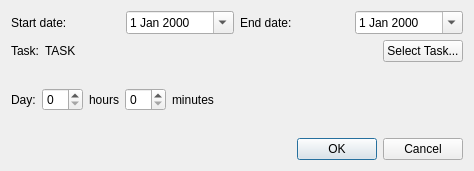
<?xml version="1.0" encoding="UTF-8"?>
<ui version="4.0">
 <class>EnterVacationDialog</class>
 <widget class="QDialog" name="EnterVacationDialog">
  <property name="geometry">
   <rect>
    <x>0</x>
    <y>0</y>
    <width>474</width>
    <height>171</height>
   </rect>
  </property>
  <property name="windowTitle">
   <string>Dialog</string>
  </property>
  <layout class="QVBoxLayout" name="verticalLayout">
   <item>
    <layout class="QHBoxLayout" name="horizontalLayout_3">
     <item>
      <widget class="QLabel" name="label_3">
       <property name="text">
        <string>Start date:</string>
       </property>
      </widget>
     </item>
     <item>
      <widget class="QDateEdit" name="startDate">
       <property name="calendarPopup">
        <bool>true</bool>
       </property>
      </widget>
     </item>
     <item>
      <widget class="QLabel" name="label_4">
       <property name="text">
        <string>End date:</string>
       </property>
      </widget>
     </item>
     <item>
      <widget class="QDateEdit" name="endDate">
       <property name="calendarPopup">
        <bool>true</bool>
       </property>
      </widget>
     </item>
    </layout>
   </item>
   <item>
    <layout class="QHBoxLayout" name="horizontalLayout">
     <item>
      <widget class="QLabel" name="label_6">
       <property name="text">
        <string>Task:</string>
       </property>
      </widget>
     </item>
     <item>
      <widget class="QLabel" name="taskLabel">
       <property name="text">
        <string>TASK</string>
       </property>
      </widget>
     </item>
     <item>
      <spacer name="horizontalSpacer">
       <property name="orientation">
        <enum>Qt::Horizontal</enum>
       </property>
       <property name="sizeHint" stdset="0">
        <size>
         <width>40</width>
         <height>20</height>
        </size>
       </property>
      </spacer>
     </item>
     <item>
      <widget class="QPushButton" name="selectTaskButton">
       <property name="text">
        <string>Select Task...</string>
       </property>
      </widget>
     </item>
    </layout>
   </item>
   <item>
    <layout class="QHBoxLayout" name="horizontalLayout_2">
     <item>
      <widget class="QLabel" name="label_5">
       <property name="text">
        <string>Day:</string>
       </property>
      </widget>
     </item>
     <item>
      <widget class="QSpinBox" name="hoursSpinBox">
       <property name="maximum">
        <number>24</number>
       </property>
      </widget>
     </item>
     <item>
      <widget class="QLabel" name="label">
       <property name="text">
        <string>hours</string>
       </property>
      </widget>
     </item>
     <item>
      <widget class="QSpinBox" name="minutesSpinBox">
       <property name="maximum">
        <number>59</number>
       </property>
       <property name="singleStep">
        <number>10</number>
       </property>
      </widget>
     </item>
     <item>
      <widget class="QLabel" name="label_2">
       <property name="text">
        <string>minutes</string>
       </property>
      </widget>
     </item>
     <item>
      <spacer name="horizontalSpacer_2">
       <property name="orientation">
        <enum>Qt::Horizontal</enum>
       </property>
       <property name="sizeHint" stdset="0">
        <size>
         <width>40</width>
         <height>20</height>
        </size>
       </property>
      </spacer>
     </item>
    </layout>
   </item>
   <item>
    <widget class="QDialogButtonBox" name="buttonBox">
     <property name="orientation">
      <enum>Qt::Horizontal</enum>
     </property>
     <property name="standardButtons">
      <set>QDialogButtonBox::Cancel|QDialogButtonBox::Ok</set>
     </property>
    </widget>
   </item>
  </layout>
 </widget>
 <resources/>
 <connections>
  <connection>
   <sender>buttonBox</sender>
   <signal>accepted()</signal>
   <receiver>EnterVacationDialog</receiver>
   <slot>accept()</slot>
   <hints>
    <hint type="sourcelabel">
     <x>248</x>
     <y>254</y>
    </hint>
    <hint type="destinationlabel">
     <x>157</x>
     <y>274</y>
    </hint>
   </hints>
  </connection>
  <connection>
   <sender>buttonBox</sender>
   <signal>rejected()</signal>
   <receiver>EnterVacationDialog</receiver>
   <slot>reject()</slot>
   <hints>
    <hint type="sourcelabel">
     <x>316</x>
     <y>260</y>
    </hint>
    <hint type="destinationlabel">
     <x>286</x>
     <y>274</y>
    </hint>
   </hints>
  </connection>
 </connections>
</ui>
